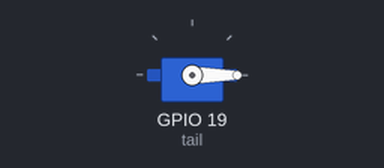
Recording of a sketch running on a simulated ESP32. Shown: servo.

Above: at 2.05 s.
At 6.0 s:
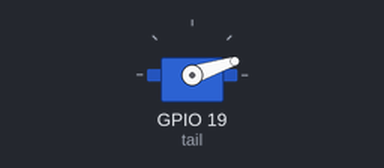
Timing chart, 0 to 7.2 s (numbered marks = the images above):
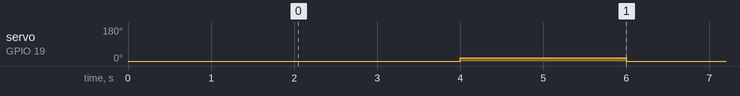

Measured:
- by itself, servo on GPIO 19 (tail): alternates 18° for 2.0 s and 0° for 2.0 s

The sketch:

tail_motor.ino
```cpp
#include <ESP32Servo.h>


Servo tail;
int escpin = 18;
void setup() {
  // put your setup code here, to run on

  tail.setPeriodHertz(60);
  tail.attach(19,1000,2000);
  tail.writeMicroseconds(1000);
  delay(2000);
}

void loop() {
  // put your main code here, to run repeatedly:
  tail.writeMicroseconds(1000);
  delay(2000);
  tail.writeMicroseconds(1100);
  delay(2000);


}
```
